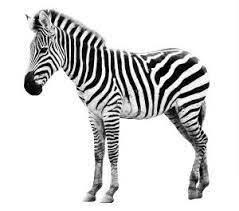
#> input picture Hog/zebra.jpg, 239 x 211 px
$ python hog.py   (older library calls are emulated)
#> lines starting #> are read from the running program, lines starting #| are printed output that depends on the picture
#importing required libraries
from skimage.io import imread
from skimage.transform import resize
from skimage.feature import hog
from skimage import exposure
import matplotlib.pyplot as plt

# reading the image
img = imread('zebra.jpg')
#> img is the input picture: shape (211, 239, 3); min 0, max 255, mean 214.7
plt.axis("off")
plt.imshow(img)
print(img.shape)
#| (211, 239, 3)
# resizing image
resized_img = resize(img, (128*4, 64*4))
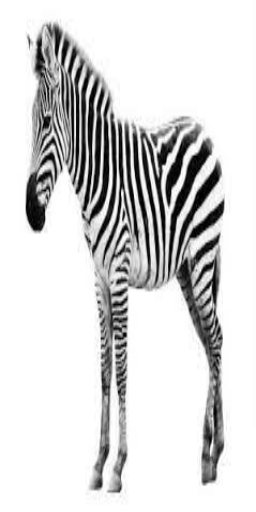
#> resized_img: shape (512, 256, 3) float64; min 0, max 1, mean 0.842
plt.axis("off")
plt.imshow(resized_img)
print(resized_img.shape)
#| (512, 256, 3)
#creating hog features
fd, hog_image = hog(resized_img, orientations=9, pixels_per_cell=(8, 8),
                	cells_per_block=(2, 2), visualize=True, multichannel=True)
plt.axis("off")
plt.imshow(hog_image, cmap="gray")
# save the images
plt.imsave("resized_img.jpg", resized_img)
plt.imsave("hog_image.jpg", hog_image, cmap="gray")
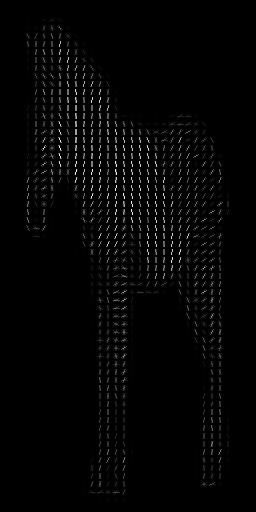
#> saved as hog_image.jpg: shape (512, 256, 3); min 0, max 255, mean 5.1
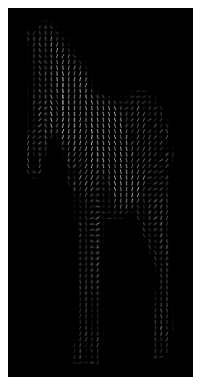
#> figure drawn by matplotlib, 1 panel

$ run again, with Hog/horse.png saved as Hog/zebra.jpg
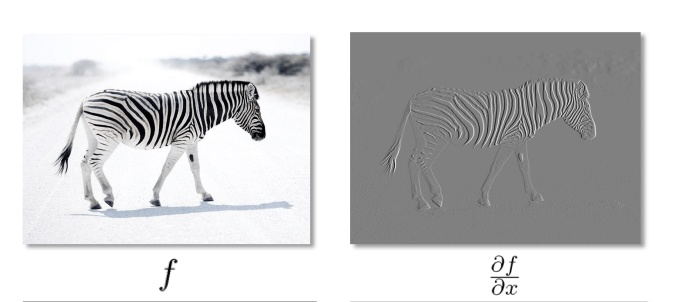
#> input picture Hog/horse.png, 673 x 302 px
#> img is the input picture: shape (302, 673, 3); mean R, G, B 203.1, 203.2, 203.9
#| (302, 673, 3)
#| (512, 256, 3)
#> `plt.imsave("hog_image.jpg", hog_image, cmap="gray")`:
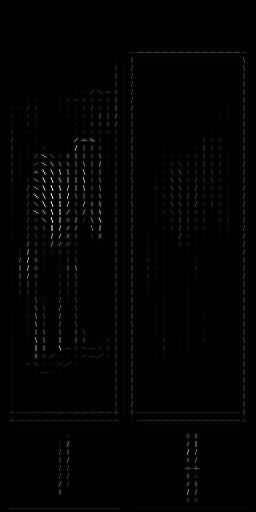
#> saved as hog_image.jpg: shape (512, 256, 3); min 0, max 255, mean 2.5
#> `plt.imsave("hog_image.jpg", hog_image, cmap="gray")`:
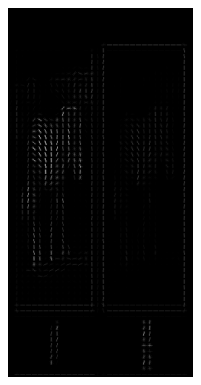
#> figure drawn by matplotlib, 1 panel
